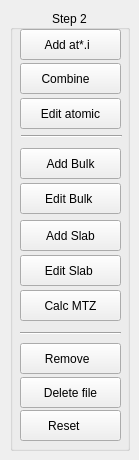
      <widget class="QWidget" name="step2">
       <widget class="QGroupBox" name="groupBox_phsh1">
        <property name="geometry">
         <rect>
          <x>10</x>
          <y>10</y>
          <width>120</width>
          <height>441</height>
         </rect>
        </property>
        <property name="title">
         <string>Step 2</string>
        </property>
        <property name="alignment">
         <set>Qt::AlignCenter</set>
        </property>
        <widget class="QPushButton" name="btn_phsh1CalcMTZ">
         <property name="geometry">
          <rect>
           <x>10</x>
           <y>280</y>
           <width>101</width>
           <height>31</height>
          </rect>
         </property>
         <property name="toolTip">
          <string>&lt;!DOCTYPE HTML PUBLIC &quot;-//W3C//DTD HTML 4.0//EN&quot; &quot;http://www.w3.org/TR/REC-html40/strict.dtd&quot;&gt;
&lt;html&gt;&lt;head&gt;&lt;meta name=&quot;qrichtext&quot; content=&quot;1&quot; /&gt;&lt;style type=&quot;text/css&quot;&gt;
p, li { white-space: pre-wrap; }
&lt;/style&gt;&lt;/head&gt;&lt;body style=&quot; font-family:'MS Shell Dlg 2'; font-size:8pt; font-weight:400; font-style:normal;&quot;&gt;
&lt;p style=&quot; margin-top:0px; margin-bottom:0px; margin-left:0px; margin-right:0px; -qt-block-indent:0; text-indent:0px;&quot;&gt;&lt;span style=&quot; font-weight:600;&quot;&gt;Calc MTZ&lt;/span&gt;&lt;/p&gt;
&lt;p style=&quot; margin-top:0px; margin-bottom:0px; margin-left:0px; margin-right:0px; -qt-block-indent:0; text-indent:0px;&quot;&gt;Computes the muffin tin potential for&lt;/p&gt;
&lt;p style=&quot; margin-top:0px; margin-bottom:0px; margin-left:0px; margin-right:0px; -qt-block-indent:0; text-indent:0px;&quot;&gt;both bulk &amp;amp; slab cluster files&lt;/p&gt;
&lt;p style=&quot;-qt-paragraph-type:empty; margin-top:0px; margin-bottom:0px; margin-left:0px; margin-right:0px; -qt-block-indent:0; text-indent:0px;&quot;&gt;&lt;br /&gt;&lt;/p&gt;&lt;/body&gt;&lt;/html&gt;</string>
         </property>
         <property name="text">
          <string>Calc MTZ</string>
         </property>
         <property name="icon">
          <iconset>
           <normaloff>:/accessories-calculator-3.png</normaloff>:/accessories-calculator-3.png</iconset>
         </property>
         <property name="iconSize">
          <size>
           <width>25</width>
           <height>25</height>
          </size>
         </property>
        </widget>
        <widget class="QPushButton" name="btn_phsh1Edit">
         <property name="geometry">
          <rect>
           <x>10</x>
           <y>88</y>
           <width>101</width>
           <height>31</height>
          </rect>
         </property>
         <property name="toolTip">
          <string>&lt;!DOCTYPE HTML PUBLIC &quot;-//W3C//DTD HTML 4.0//EN&quot; &quot;http://www.w3.org/TR/REC-html40/strict.dtd&quot;&gt;
&lt;html&gt;&lt;head&gt;&lt;meta name=&quot;qrichtext&quot; content=&quot;1&quot; /&gt;&lt;style type=&quot;text/css&quot;&gt;
p, li { white-space: pre-wrap; }
&lt;/style&gt;&lt;/head&gt;&lt;body style=&quot; font-family:'MS Shell Dlg 2'; font-size:8pt; font-weight:400; font-style:normal;&quot;&gt;
&lt;p style=&quot; margin-top:0px; margin-bottom:0px; margin-left:0px; margin-right:0px; -qt-block-indent:0; text-indent:0px;&quot;&gt;&lt;span style=&quot; font-weight:600;&quot;&gt;Edit atomic.i&lt;/span&gt;&lt;/p&gt;
&lt;p style=&quot; margin-top:0px; margin-bottom:0px; margin-left:0px; margin-right:0px; -qt-block-indent:0; text-indent:0px;&quot;&gt;Edit atomic.i for phsh1&lt;/p&gt;&lt;/body&gt;&lt;/html&gt;</string>
         </property>
         <property name="text">
          <string>Edit atomic</string>
         </property>
         <property name="icon">
          <iconset>
           <normaloff>:/edit-6.png</normaloff>:/edit-6.png</iconset>
         </property>
         <property name="iconSize">
          <size>
           <width>25</width>
           <height>25</height>
          </size>
         </property>
        </widget>
        <widget class="QPushButton" name="btn_phsh1Add">
         <property name="geometry">
          <rect>
           <x>10</x>
           <y>19</y>
           <width>101</width>
           <height>31</height>
          </rect>
         </property>
         <property name="toolTip">
          <string>&lt;!DOCTYPE HTML PUBLIC &quot;-//W3C//DTD HTML 4.0//EN&quot; &quot;http://www.w3.org/TR/REC-html40/strict.dtd&quot;&gt;
&lt;html&gt;&lt;head&gt;&lt;meta name=&quot;qrichtext&quot; content=&quot;1&quot; /&gt;&lt;style type=&quot;text/css&quot;&gt;
p, li { white-space: pre-wrap; }
&lt;/style&gt;&lt;/head&gt;&lt;body style=&quot; font-family:'MS Shell Dlg 2'; font-size:8pt; font-weight:400; font-style:normal;&quot;&gt;
&lt;p style=&quot; margin-top:0px; margin-bottom:0px; margin-left:0px; margin-right:0px; -qt-block-indent:0; text-indent:0px;&quot;&gt;&lt;span style=&quot; font-weight:600;&quot;&gt;Add at*.i&lt;/span&gt;&lt;/p&gt;
&lt;p style=&quot; margin-top:0px; margin-bottom:0px; margin-left:0px; margin-right:0px; -qt-block-indent:0; text-indent:0px;&quot;&gt;Add at.i file to phsh1 input list...&lt;/p&gt;&lt;/body&gt;&lt;/html&gt;</string>
         </property>
         <property name="text">
          <string>Add at*.i  </string>
         </property>
         <property name="icon">
          <iconset>
           <normaloff>:/text-x-script.png</normaloff>:/text-x-script.png</iconset>
         </property>
         <property name="iconSize">
          <size>
           <width>28</width>
           <height>28</height>
          </size>
         </property>
        </widget>
        <widget class="QPushButton" name="btn_phsh1AddCluster">
         <property name="geometry">
          <rect>
           <x>10</x>
           <y>138</y>
           <width>101</width>
           <height>31</height>
          </rect>
         </property>
         <property name="toolTip">
          <string>&lt;!DOCTYPE HTML PUBLIC &quot;-//W3C//DTD HTML 4.0//EN&quot; &quot;http://www.w3.org/TR/REC-html40/strict.dtd&quot;&gt;
&lt;html&gt;&lt;head&gt;&lt;meta name=&quot;qrichtext&quot; content=&quot;1&quot; /&gt;&lt;style type=&quot;text/css&quot;&gt;
p, li { white-space: pre-wrap; }
&lt;/style&gt;&lt;/head&gt;&lt;body style=&quot; font-family:'MS Shell Dlg 2'; font-size:8pt; font-weight:400; font-style:normal;&quot;&gt;
&lt;p style=&quot; margin-top:0px; margin-bottom:0px; margin-left:0px; margin-right:0px; -qt-block-indent:0; text-indent:0px;&quot;&gt;&lt;span style=&quot; font-weight:600;&quot;&gt;Add Bulk&lt;/span&gt;&lt;/p&gt;
&lt;p style=&quot; margin-top:0px; margin-bottom:0px; margin-left:0px; margin-right:0px; -qt-block-indent:0; text-indent:0px;&quot;&gt;Add bulk cluster.i file to phsh1 input list...&lt;/p&gt;
&lt;p style=&quot; margin-top:0px; margin-bottom:0px; margin-left:0px; margin-right:0px; -qt-block-indent:0; text-indent:0px;&quot;&gt;&lt;span style=&quot; color:#505050;&quot;&gt;NOTE: There can be only one bulk file - &lt;/span&gt;&lt;/p&gt;
&lt;p style=&quot; margin-top:0px; margin-bottom:0px; margin-left:0px; margin-right:0px; -qt-block-indent:0; text-indent:0px;&quot;&gt;&lt;span style=&quot; color:#505050;&quot;&gt;any new bulk file will replace the older one&lt;/span&gt;&lt;/p&gt;&lt;/body&gt;&lt;/html&gt;</string>
         </property>
         <property name="text">
          <string>Add Bulk</string>
         </property>
         <property name="icon">
          <iconset>
           <normaloff>:/dialog-more.png</normaloff>:/dialog-more.png</iconset>
         </property>
         <property name="iconSize">
          <size>
           <width>18</width>
           <height>18</height>
          </size>
         </property>
        </widget>
        <widget class="QPushButton" name="btn_phsh1EditCluster">
         <property name="geometry">
          <rect>
           <x>10</x>
           <y>173</y>
           <width>101</width>
           <height>31</height>
          </rect>
         </property>
         <property name="toolTip">
          <string>&lt;!DOCTYPE HTML PUBLIC &quot;-//W3C//DTD HTML 4.0//EN&quot; &quot;http://www.w3.org/TR/REC-html40/strict.dtd&quot;&gt;
&lt;html&gt;&lt;head&gt;&lt;meta name=&quot;qrichtext&quot; content=&quot;1&quot; /&gt;&lt;style type=&quot;text/css&quot;&gt;
p, li { white-space: pre-wrap; }
&lt;/style&gt;&lt;/head&gt;&lt;body style=&quot; font-family:'MS Shell Dlg 2'; font-size:8pt; font-weight:400; font-style:normal;&quot;&gt;
&lt;p style=&quot; margin-top:0px; margin-bottom:0px; margin-left:0px; margin-right:0px; -qt-block-indent:0; text-indent:0px;&quot;&gt;&lt;span style=&quot; font-weight:600;&quot;&gt;Edit Bulk&lt;/span&gt;&lt;/p&gt;
&lt;p style=&quot; margin-top:0px; margin-bottom:0px; margin-left:0px; margin-right:0px; -qt-block-indent:0; text-indent:0px;&quot;&gt;Edit bulk file for phsh1&lt;/p&gt;&lt;/body&gt;&lt;/html&gt;</string>
         </property>
         <property name="text">
          <string>Edit Bulk </string>
         </property>
         <property name="icon">
          <iconset>
           <normaloff>:/edit-2.png</normaloff>:/edit-2.png</iconset>
         </property>
         <property name="iconSize">
          <size>
           <width>25</width>
           <height>25</height>
          </size>
         </property>
        </widget>
        <widget class="QPushButton" name="btn_phsh1EditSlab">
         <property name="geometry">
          <rect>
           <x>10</x>
           <y>245</y>
           <width>101</width>
           <height>31</height>
          </rect>
         </property>
         <property name="toolTip">
          <string>&lt;!DOCTYPE HTML PUBLIC &quot;-//W3C//DTD HTML 4.0//EN&quot; &quot;http://www.w3.org/TR/REC-html40/strict.dtd&quot;&gt;
&lt;html&gt;&lt;head&gt;&lt;meta name=&quot;qrichtext&quot; content=&quot;1&quot; /&gt;&lt;style type=&quot;text/css&quot;&gt;
p, li { white-space: pre-wrap; }
&lt;/style&gt;&lt;/head&gt;&lt;body style=&quot; font-family:'MS Shell Dlg 2'; font-size:8pt; font-weight:400; font-style:normal;&quot;&gt;
&lt;p style=&quot; margin-top:0px; margin-bottom:0px; margin-left:0px; margin-right:0px; -qt-block-indent:0; text-indent:0px;&quot;&gt;&lt;span style=&quot; font-weight:600;&quot;&gt;Edit Slab&lt;/span&gt;&lt;/p&gt;
&lt;p style=&quot; margin-top:0px; margin-bottom:0px; margin-left:0px; margin-right:0px; -qt-block-indent:0; text-indent:0px;&quot;&gt;Edit slab file for phsh1&lt;/p&gt;&lt;/body&gt;&lt;/html&gt;</string>
         </property>
         <property name="text">
          <string>Edit Slab </string>
         </property>
         <property name="icon">
          <iconset>
           <normaloff>:/edit-2.png</normaloff>:/edit-2.png</iconset>
         </property>
         <property name="iconSize">
          <size>
           <width>25</width>
           <height>25</height>
          </size>
         </property>
        </widget>
        <widget class="QPushButton" name="btn_phsh1AddSlab">
         <property name="geometry">
          <rect>
           <x>10</x>
           <y>210</y>
           <width>101</width>
           <height>31</height>
          </rect>
         </property>
         <property name="toolTip">
          <string>&lt;!DOCTYPE HTML PUBLIC &quot;-//W3C//DTD HTML 4.0//EN&quot; &quot;http://www.w3.org/TR/REC-html40/strict.dtd&quot;&gt;
&lt;html&gt;&lt;head&gt;&lt;meta name=&quot;qrichtext&quot; content=&quot;1&quot; /&gt;&lt;style type=&quot;text/css&quot;&gt;
p, li { white-space: pre-wrap; }
&lt;/style&gt;&lt;/head&gt;&lt;body style=&quot; font-family:'MS Shell Dlg 2'; font-size:8pt; font-weight:400; font-style:normal;&quot;&gt;
&lt;p style=&quot; margin-top:0px; margin-bottom:0px; margin-left:0px; margin-right:0px; -qt-block-indent:0; text-indent:0px;&quot;&gt;&lt;span style=&quot; font-weight:600;&quot;&gt;Add Slab&lt;/span&gt;&lt;/p&gt;
&lt;p style=&quot; margin-top:0px; margin-bottom:0px; margin-left:0px; margin-right:0px; -qt-block-indent:0; text-indent:0px;&quot;&gt;Add slab cluster.i file to phsh1 input list...&lt;/p&gt;
&lt;p style=&quot; margin-top:0px; margin-bottom:0px; margin-left:0px; margin-right:0px; -qt-block-indent:0; text-indent:0px;&quot;&gt;&lt;span style=&quot; color:#505050;&quot;&gt;NOTE: There can be only one slab file - &lt;/span&gt;&lt;/p&gt;
&lt;p style=&quot; margin-top:0px; margin-bottom:0px; margin-left:0px; margin-right:0px; -qt-block-indent:0; text-indent:0px;&quot;&gt;&lt;span style=&quot; color:#505050;&quot;&gt;any new slab file will replace the older one&lt;/span&gt;&lt;/p&gt;&lt;/body&gt;&lt;/html&gt;</string>
         </property>
         <property name="text">
          <string>Add Slab</string>
         </property>
         <property name="icon">
          <iconset>
           <normaloff>:/dialog-more.png</normaloff>:/dialog-more.png</iconset>
         </property>
         <property name="iconSize">
          <size>
           <width>18</width>
           <height>18</height>
          </size>
         </property>
        </widget>
        <widget class="Line" name="line_3">
         <property name="geometry">
          <rect>
           <x>11</x>
           <y>116</y>
           <width>101</width>
           <height>20</height>
          </rect>
         </property>
         <property name="orientation">
          <enum>Qt::Horizontal</enum>
         </property>
        </widget>
        <widget class="QPushButton" name="btn_phsh1GenerateAtomic">
         <property name="geometry">
          <rect>
           <x>10</x>
           <y>53</y>
           <width>101</width>
           <height>31</height>
          </rect>
         </property>
         <property name="toolTip">
          <string>&lt;!DOCTYPE HTML PUBLIC &quot;-//W3C//DTD HTML 4.0//EN&quot; &quot;http://www.w3.org/TR/REC-html40/strict.dtd&quot;&gt;
&lt;html&gt;&lt;head&gt;&lt;meta name=&quot;qrichtext&quot; content=&quot;1&quot; /&gt;&lt;style type=&quot;text/css&quot;&gt;
p, li { white-space: pre-wrap; }
&lt;/style&gt;&lt;/head&gt;&lt;body style=&quot; font-family:'MS Shell Dlg 2'; font-size:8pt; font-weight:400; font-style:normal;&quot;&gt;
&lt;p style=&quot; margin-top:0px; margin-bottom:0px; margin-left:0px; margin-right:0px; -qt-block-indent:0; text-indent:0px;&quot;&gt;&lt;span style=&quot; font-weight:600;&quot;&gt;Generate atomic.i&lt;/span&gt;&lt;/p&gt;
&lt;p style=&quot; margin-top:0px; margin-bottom:0px; margin-left:0px; margin-right:0px; -qt-block-indent:0; text-indent:0px;&quot;&gt;Create atomic.i from at*.i input files&lt;/p&gt;&lt;/body&gt;&lt;/html&gt;</string>
         </property>
         <property name="text">
          <string>Combine   </string>
         </property>
         <property name="icon">
          <iconset>
           <normaloff>:/katomic.png</normaloff>:/katomic.png</iconset>
         </property>
         <property name="iconSize">
          <size>
           <width>25</width>
           <height>25</height>
          </size>
         </property>
        </widget>
        <widget class="QPushButton" name="btn_phsh1Remove">
         <property name="geometry">
          <rect>
           <x>10</x>
           <y>333</y>
           <width>101</width>
           <height>31</height>
          </rect>
         </property>
         <property name="toolTip">
          <string>&lt;!DOCTYPE HTML PUBLIC &quot;-//W3C//DTD HTML 4.0//EN&quot; &quot;http://www.w3.org/TR/REC-html40/strict.dtd&quot;&gt;
&lt;html&gt;&lt;head&gt;&lt;meta name=&quot;qrichtext&quot; content=&quot;1&quot; /&gt;&lt;style type=&quot;text/css&quot;&gt;
p, li { white-space: pre-wrap; }
&lt;/style&gt;&lt;/head&gt;&lt;body style=&quot; font-family:'MS Shell Dlg 2'; font-size:8pt; font-weight:400; font-style:normal;&quot;&gt;
&lt;p style=&quot; margin-top:0px; margin-bottom:0px; margin-left:0px; margin-right:0px; -qt-block-indent:0; text-indent:0px;&quot;&gt;&lt;span style=&quot; font-weight:600;&quot;&gt;Remove file&lt;/span&gt;&lt;/p&gt;
&lt;p style=&quot; margin-top:0px; margin-bottom:0px; margin-left:0px; margin-right:0px; -qt-block-indent:0; text-indent:0px;&quot;&gt;Removes selected &lt;/p&gt;
&lt;p style=&quot; margin-top:0px; margin-bottom:0px; margin-left:0px; margin-right:0px; -qt-block-indent:0; text-indent:0px;&quot;&gt;entry from input list &lt;/p&gt;&lt;/body&gt;&lt;/html&gt;</string>
         </property>
         <property name="text">
          <string>Remove  </string>
         </property>
         <property name="icon">
          <iconset>
           <normaloff>:/list-remove-4.png</normaloff>:/list-remove-4.png</iconset>
         </property>
         <property name="iconSize">
          <size>
           <width>25</width>
           <height>25</height>
          </size>
         </property>
        </widget>
        <widget class="Line" name="line_7">
         <property name="geometry">
          <rect>
           <x>10</x>
           <y>313</y>
           <width>101</width>
           <height>20</height>
          </rect>
         </property>
         <property name="orientation">
          <enum>Qt::Horizontal</enum>
         </property>
        </widget>
        <widget class="QPushButton" name="btn_phsh1Delete">
         <property name="geometry">
          <rect>
           <x>10</x>
           <y>367</y>
           <width>101</width>
           <height>31</height>
          </rect>
         </property>
         <property name="toolTip">
          <string>&lt;!DOCTYPE HTML PUBLIC &quot;-//W3C//DTD HTML 4.0//EN&quot; &quot;http://www.w3.org/TR/REC-html40/strict.dtd&quot;&gt;
&lt;html&gt;&lt;head&gt;&lt;meta name=&quot;qrichtext&quot; content=&quot;1&quot; /&gt;&lt;style type=&quot;text/css&quot;&gt;
p, li { white-space: pre-wrap; }
&lt;/style&gt;&lt;/head&gt;&lt;body style=&quot; font-family:'MS Shell Dlg 2'; font-size:8pt; font-weight:400; font-style:normal;&quot;&gt;
&lt;p style=&quot; margin-top:0px; margin-bottom:0px; margin-left:0px; margin-right:0px; -qt-block-indent:0; text-indent:0px;&quot;&gt;&lt;span style=&quot; font-weight:600;&quot;&gt;Delete File&lt;/span&gt;&lt;/p&gt;
&lt;p style=&quot; margin-top:0px; margin-bottom:0px; margin-left:0px; margin-right:0px; -qt-block-indent:0; text-indent:0px;&quot;&gt;Deletes selected file from harddisk&lt;/p&gt;&lt;/body&gt;&lt;/html&gt;</string>
         </property>
         <property name="text">
          <string>Delete file</string>
         </property>
         <property name="icon">
          <iconset>
           <normaloff>:/edit-delete-2.png</normaloff>:/edit-delete-2.png</iconset>
         </property>
         <property name="iconSize">
          <size>
           <width>28</width>
           <height>28</height>
          </size>
         </property>
        </widget>
        <widget class="QPushButton" name="btn_phsh1Reset">
         <property name="geometry">
          <rect>
           <x>10</x>
           <y>400</y>
           <width>101</width>
           <height>31</height>
          </rect>
         </property>
         <property name="toolTip">
          <string>&lt;!DOCTYPE HTML PUBLIC &quot;-//W3C//DTD HTML 4.0//EN&quot; &quot;http://www.w3.org/TR/REC-html40/strict.dtd&quot;&gt;
&lt;html&gt;&lt;head&gt;&lt;meta name=&quot;qrichtext&quot; content=&quot;1&quot; /&gt;&lt;style type=&quot;text/css&quot;&gt;
p, li { white-space: pre-wrap; }
&lt;/style&gt;&lt;/head&gt;&lt;body style=&quot; font-family:'MS Shell Dlg 2'; font-size:8pt; font-weight:400; font-style:normal;&quot;&gt;
&lt;p style=&quot; margin-top:0px; margin-bottom:0px; margin-left:0px; margin-right:0px; -qt-block-indent:0; text-indent:0px;&quot;&gt;&lt;span style=&quot; font-weight:600;&quot;&gt;Reset&lt;/span&gt;&lt;/p&gt;
&lt;p style=&quot; margin-top:0px; margin-bottom:0px; margin-left:0px; margin-right:0px; -qt-block-indent:0; text-indent:0px;&quot;&gt;Reset all entries&lt;/p&gt;&lt;/body&gt;&lt;/html&gt;</string>
         </property>
         <property name="text">
          <string>Reset    </string>
         </property>
         <property name="icon">
          <iconset>
           <normaloff>:/edit-undo-3.png</normaloff>:/edit-undo-3.png</iconset>
         </property>
         <property name="iconSize">
          <size>
           <width>28</width>
           <height>28</height>
          </size>
         </property>
        </widget>
       </widget>
      </widget>
